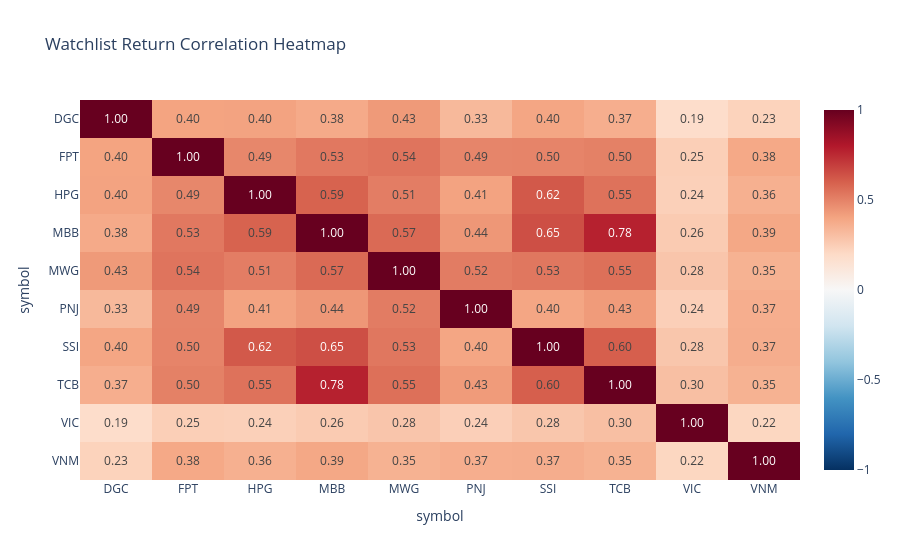

The notebook cell this image was saved under:
### Code cell
# Cell: Build Correlation Views
return_matrix = build_return_matrix(analysis_df, return_col="return_1d")
corr_matrix = compute_correlation_matrix(return_matrix, min_periods=40)
top_pairs = top_correlation_pairs(corr_matrix, top_n=15, min_abs_correlation=0.4)
display(top_pairs)
correlation_heatmap(corr_matrix, title="Watchlist Return Correlation Heatmap")

### Figure 1 — Plotly figure (JSON) as saved in the notebook; plotly's stock layout.template omitted (floating-point values rounded to 4 significant figures)
{"data": [{"coloraxis": "coloraxis", "hovertemplate": "symbol: %{x}<br>symbol: %{y}<br>color: %{z}<extra></extra>", "name": "0", "texttemplate": "%{z:.2f}", "type": "heatmap", "x": ["DGC", "FPT", "HPG", "MBB", "MWG", "PNJ", "SSI", "TCB", "VIC", "VNM"], "xaxis": "x", "y": ["DGC", "FPT", "HPG", "MBB", "MWG", "PNJ", "SSI", "TCB", "VIC", "VNM"], "yaxis": "y", "z": [[1.0, 0.4032, 0.4049, 0.3811, 0.4326, 0.3272, 0.3953, 0.3666, 0.1852, 0.231], [0.4032, 1.0, 0.4861, 0.5296, 0.541, 0.4918, 0.4959, 0.5045, 0.2454, 0.3845], [0.4049, 0.4861, 1.0, 0.5921, 0.5146, 0.4051, 0.6201, 0.5469, 0.2407, 0.3604], [0.3811, 0.5296, 0.5921, 1.0, 0.5707, 0.4405, 0.6475, 0.7763, 0.2604, 0.3897], [0.4326, 0.541, 0.5146, 0.5707, 1.0, 0.5179, 0.5329, 0.5542, 0.2807, 0.3529], [0.3272, 0.4918, 0.4051, 0.4405, 0.5179, 1.0, 0.3954, 0.429, 0.2435, 0.3651], [0.3953, 0.4959, 0.6201, 0.6475, 0.5329, 0.3954, 1.0, 0.6024, 0.2793, 0.3687], [0.3666, 0.5045, 0.5469, 0.7763, 0.5542, 0.429, 0.6024, 1.0, 0.3039, 0.3522], [0.1852, 0.2454, 0.2407, 0.2604, 0.2807, 0.2435, 0.2793, 0.3039, 1.0, 0.2165], [0.231, 0.3845, 0.3604, 0.3897, 0.3529, 0.3651, 0.3687, 0.3522, 0.2165, 1.0]]}], "layout": {"coloraxis": {"autocolorscale": false, "cmax": 1, "cmin": -1, "colorscale": [[0, "rgb(5,48,97)"], [0.1, "rgb(33,102,172)"], [0.2, "rgb(67,147,195)"], [0.3, "rgb(146,197,222)"], [0.4, "rgb(209,229,240)"], [0.5, "rgb(247,247,247)"], [0.6, "rgb(253,219,199)"], [0.7, "rgb(244,165,130)"], [0.8, "rgb(214,96,77)"], [0.9, "rgb(178,24,43)"], [1, "rgb(103,0,31)"]]}, "title": {"text": "Watchlist Return Correlation Heatmap"}, "xaxis": {"anchor": "y", "domain": [0, 1], "title": {"text": "symbol"}}, "yaxis": {"anchor": "x", "autorange": "reversed", "domain": [0, 1], "title": {"text": "symbol"}}}}
